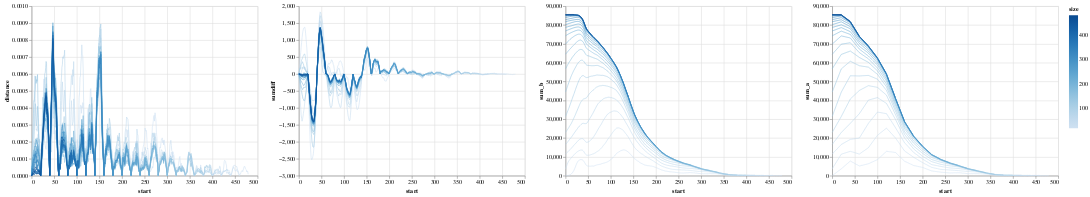

Notebook code for this chart:
### Markdown cell above
### Error overview

### Code cell
alt.data_transformers.enable('default', max_rows=1000000)

filtered_distances = distances[distances.sum_b > size * 0.05]

alt.Chart(distances).mark_line(strokeWidth=1).encode(
    x="start:Q",
    y="distance:Q",
    color="size:Q"
) | alt.Chart(distances).mark_line(strokeWidth=1).encode(
    x="start:Q",
    y="sumdiff:Q",
    color="size:Q"
) | alt.Chart(distances).mark_line(strokeWidth=1).encode(
    x="start:Q",
    y="sum_b:Q",
    color="size:Q"
) | alt.Chart(distances).mark_line(strokeWidth=1).encode(
    x="start:Q",
    y="sum_a:Q",
    color="size:Q"
)

### Figure 1 — Vega-Lite specification as saved in the notebook (floating-point values rounded to 4 significant figures; data arrays with more than 128 entries replaced by an {"elided": "..."} marker saying what was removed)
{"$schema": "https://vega.github.io/schema/vega-lite/v2.6.0.json", "config": {"view": {"height": 300, "width": 400}}, "datasets": {"data-7ffc127e9f120e75118e00874e1f59a2": {"elided": "6000 records"}}, "hconcat": [{"data": {"name": "data-7ffc127e9f120e75118e00874e1f59a2"}, "encoding": {"color": {"field": "size", "type": "quantitative"}, "x": {"field": "start", "type": "quantitative"}, "y": {"field": "distance", "type": "quantitative"}}, "mark": {"strokeWidth": 1, "type": "line"}}, {"data": {"name": "data-7ffc127e9f120e75118e00874e1f59a2"}, "encoding": {"color": {"field": "size", "type": "quantitative"}, "x": {"field": "start", "type": "quantitative"}, "y": {"field": "sumdiff", "type": "quantitative"}}, "mark": {"strokeWidth": 1, "type": "line"}}, {"data": {"name": "data-7ffc127e9f120e75118e00874e1f59a2"}, "encoding": {"color": {"field": "size", "type": "quantitative"}, "x": {"field": "start", "type": "quantitative"}, "y": {"field": "sum_b", "type": "quantitative"}}, "mark": {"strokeWidth": 1, "type": "line"}}, {"data": {"name": "data-7ffc127e9f120e75118e00874e1f59a2"}, "encoding": {"color": {"field": "size", "type": "quantitative"}, "x": {"field": "start", "type": "quantitative"}, "y": {"field": "sum_a", "type": "quantitative"}}, "mark": {"strokeWidth": 1, "type": "line"}}]}
